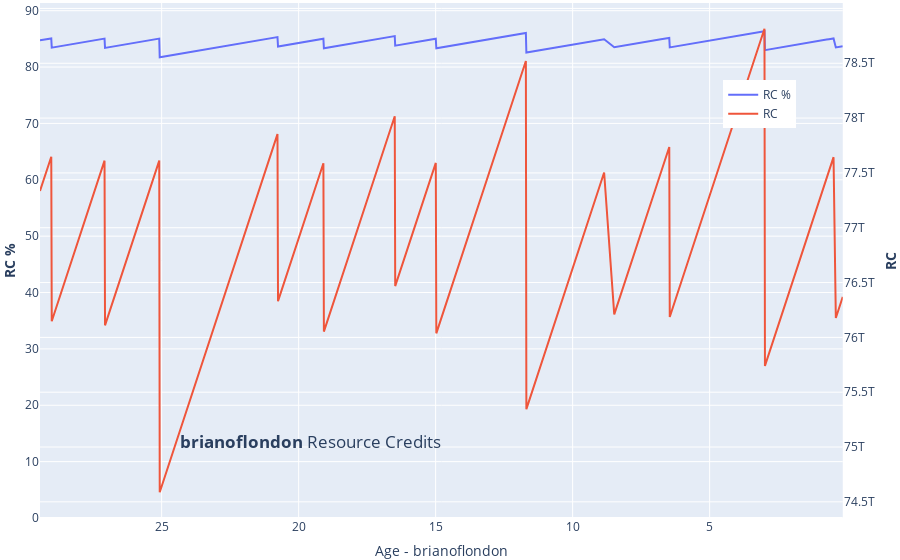
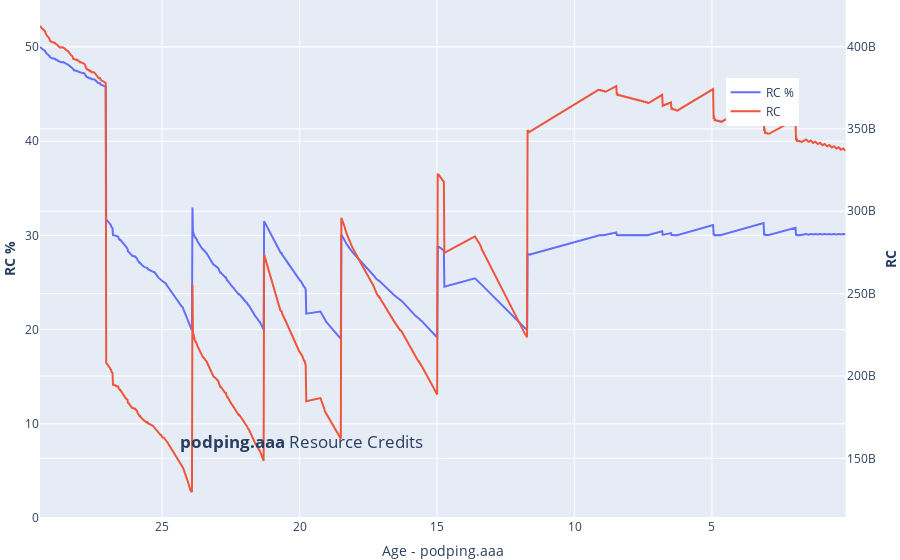
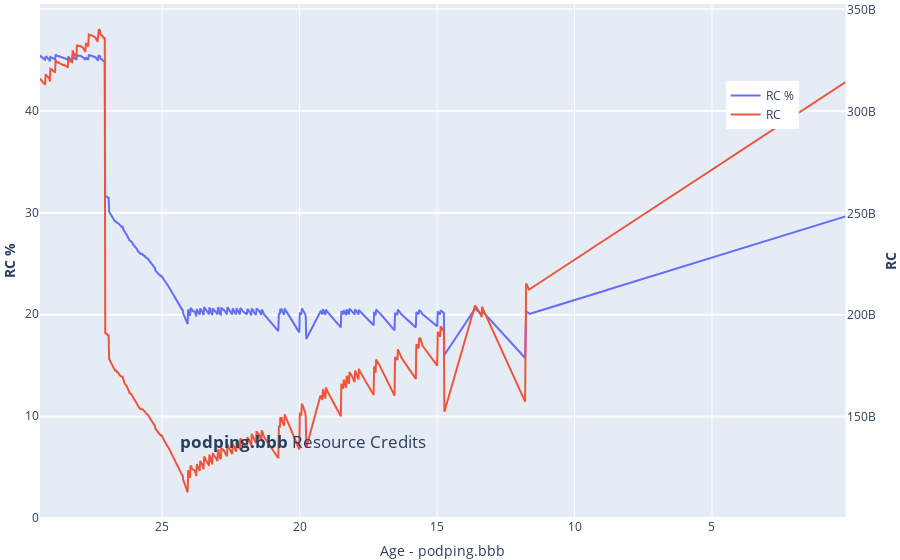
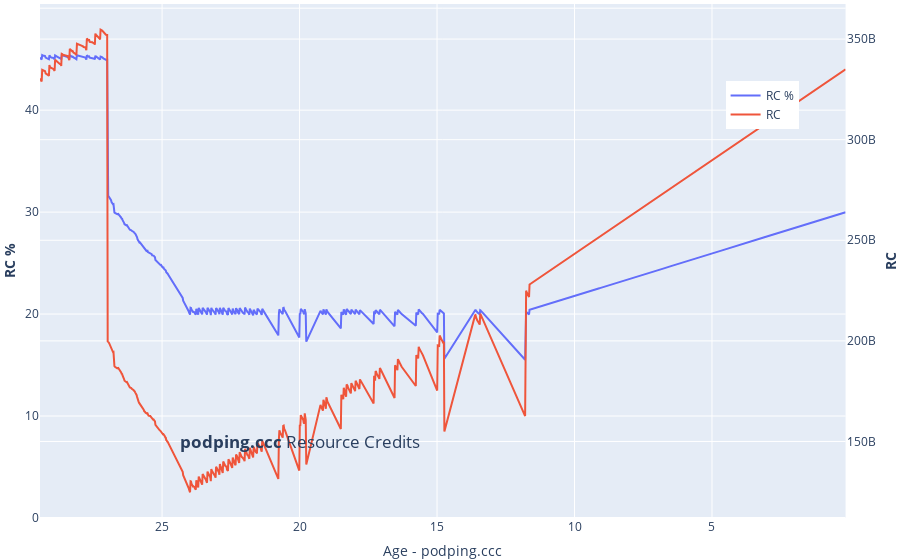

The code cell stored with these charts, in order, in its notebook:
### Code cell
for hive_acc in all_accounts:
    dfa = df[df.account == hive_acc]
    # dfa.resample('30T').mean(numeric_only=True)
    df_rc_change = df_rc_changes[df_rc_changes.account == hive_acc]
    
    if dfa.real_mana_percent.iloc[-1] < 95:      
          
        fig = make_subplots(specs=[[{"secondary_y": True}]])
        fig.add_trace(
            go.Scatter(x=dfa.age_hours, y=dfa['real_mana_percent'],name="RC %"),
            secondary_y=False,
        )            
        fig.add_trace(
            go.Scatter(x=dfa.age_hours, y=dfa['real_mana'], name="RC"),
            secondary_y=True,
        ) 
        
        # fig.add_trace(
        #     go.Scatter(x=df_rc_change.index, y=df_rc_change.delegated_rc, name="Changes"),
        #     secondary_y=True
        # )
        
        # for index, row in df_rc_change.iterrows():
        #     up_down = "down" if row.cut else "up"
        #     fig.add_vline(x=row.age_hours, line_width=0.6, line_dash="dash", line_color="green")

           
        # Set x-axis title
        fig.update_xaxes(title_text=f"Age - {hive_acc}")

        fig.update_layout(
            title_text=f"<b>{hive_acc}</b> Resource Credits"
        )        
        fig.update_layout(title_x=0.2, title_y=0.2)
        
        # Set y-axes titles
        fig.update_yaxes(title_text="<b>RC %</b>", secondary_y=False)
        fig.update_yaxes(title_text="<b>RC</b>", secondary_y=True)
        yaxes_range_max = dfa['real_mana_percent'].max() + 5
        fig.update_yaxes(range=[0, yaxes_range_max], secondary_y=False)
        fig.update_layout(showlegend=True,)
        fig.update_layout(legend_x=0.80, legend_y=0.85)
        fig.update_xaxes(autorange="reversed")
        fig.update_layout(margin={"autoexpand": True, "b": 0, "t":0, "l":0, "r":0})
        fig.show()

### Figure 1 — Plotly figure (JSON) as saved in the notebook; plotly's stock layout.template omitted (floating-point values rounded to 4 significant figures; data arrays with more than 128 entries replaced by an {"elided": "..."} marker saying what was removed)
{"data": [{"name": "RC %", "type": "scatter", "x": {"elided": "789 float values"}, "xaxis": "x", "y": {"elided": "789 float values"}, "yaxis": "y"}, {"name": "RC", "type": "scatter", "x": {"elided": "789 float values"}, "xaxis": "x", "y": {"elided": "789 float values"}, "yaxis": "y2"}], "layout": {"legend": {"x": 0.8, "y": 0.85}, "margin": {"autoexpand": true, "b": 0, "l": 0, "r": 0, "t": 0}, "showlegend": true, "title": {"text": "<b>brianoflondon</b> Resource Credits", "x": 0.2, "y": 0.2}, "xaxis": {"anchor": "y", "autorange": "reversed", "domain": [0, 0.94], "title": {"text": "Age - brianoflondon"}}, "yaxis": {"anchor": "x", "domain": [0, 1], "range": [0, 91.37], "title": {"text": "<b>RC %</b>"}}, "yaxis2": {"anchor": "x", "overlaying": "y", "side": "right", "title": {"text": "<b>RC</b>"}}}}

### Figure 2 — Plotly figure (JSON) as saved in the notebook; plotly's stock layout.template omitted (floating-point values rounded to 4 significant figures; data arrays with more than 128 entries replaced by an {"elided": "..."} marker saying what was removed)
{"data": [{"name": "RC %", "type": "scatter", "x": {"elided": "789 float values"}, "xaxis": "x", "y": {"elided": "789 float values"}, "yaxis": "y"}, {"name": "RC", "type": "scatter", "x": {"elided": "789 float values"}, "xaxis": "x", "y": {"elided": "789 float values"}, "yaxis": "y2"}], "layout": {"legend": {"x": 0.8, "y": 0.85}, "margin": {"autoexpand": true, "b": 0, "l": 0, "r": 0, "t": 0}, "showlegend": true, "title": {"text": "<b>podping.aaa</b> Resource Credits", "x": 0.2, "y": 0.2}, "xaxis": {"anchor": "y", "autorange": "reversed", "domain": [0, 0.94], "title": {"text": "Age - podping.aaa"}}, "yaxis": {"anchor": "x", "domain": [0, 1], "range": [0, 54.99], "title": {"text": "<b>RC %</b>"}}, "yaxis2": {"anchor": "x", "overlaying": "y", "side": "right", "title": {"text": "<b>RC</b>"}}}}

### Figure 3 — Plotly figure (JSON) as saved in the notebook; plotly's stock layout.template omitted (floating-point values rounded to 4 significant figures; data arrays with more than 128 entries replaced by an {"elided": "..."} marker saying what was removed)
{"data": [{"name": "RC %", "type": "scatter", "x": {"elided": "789 float values"}, "xaxis": "x", "y": {"elided": "789 float values"}, "yaxis": "y"}, {"name": "RC", "type": "scatter", "x": {"elided": "789 float values"}, "xaxis": "x", "y": {"elided": "789 float values"}, "yaxis": "y2"}], "layout": {"legend": {"x": 0.8, "y": 0.85}, "margin": {"autoexpand": true, "b": 0, "l": 0, "r": 0, "t": 0}, "showlegend": true, "title": {"text": "<b>podping.bbb</b> Resource Credits", "x": 0.2, "y": 0.2}, "xaxis": {"anchor": "y", "autorange": "reversed", "domain": [0, 0.94], "title": {"text": "Age - podping.bbb"}}, "yaxis": {"anchor": "x", "domain": [0, 1], "range": [0, 50.46], "title": {"text": "<b>RC %</b>"}}, "yaxis2": {"anchor": "x", "overlaying": "y", "side": "right", "title": {"text": "<b>RC</b>"}}}}

### Figure 4 — Plotly figure (JSON) as saved in the notebook; plotly's stock layout.template omitted (floating-point values rounded to 4 significant figures; data arrays with more than 128 entries replaced by an {"elided": "..."} marker saying what was removed)
{"data": [{"name": "RC %", "type": "scatter", "x": {"elided": "789 float values"}, "xaxis": "x", "y": {"elided": "789 float values"}, "yaxis": "y"}, {"name": "RC", "type": "scatter", "x": {"elided": "789 float values"}, "xaxis": "x", "y": {"elided": "789 float values"}, "yaxis": "y2"}], "layout": {"legend": {"x": 0.8, "y": 0.85}, "margin": {"autoexpand": true, "b": 0, "l": 0, "r": 0, "t": 0}, "showlegend": true, "title": {"text": "<b>podping.ccc</b> Resource Credits", "x": 0.2, "y": 0.2}, "xaxis": {"anchor": "y", "autorange": "reversed", "domain": [0, 0.94], "title": {"text": "Age - podping.ccc"}}, "yaxis": {"anchor": "x", "domain": [0, 1], "range": [0, 50.41], "title": {"text": "<b>RC %</b>"}}, "yaxis2": {"anchor": "x", "overlaying": "y", "side": "right", "title": {"text": "<b>RC</b>"}}}}
